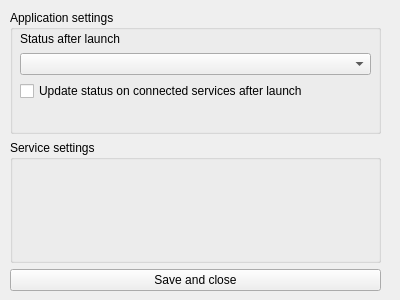
<?xml version="1.0" encoding="UTF-8"?>
<ui version="4.0">
    <class>Form</class>
    <widget class="QWidget" name="Form">
        <property name="geometry">
            <rect>
                <x>0</x>
                <y>0</y>
                <width>400</width>
                <height>300</height>
            </rect>
        </property>
        <property name="windowTitle">
            <string>Form</string>
        </property>
        <widget class="QWidget" name="verticalLayoutWidget">
            <property name="geometry">
                <rect>
                    <x>10</x>
                    <y>10</y>
                    <width>371</width>
                    <height>281</height>
                </rect>
            </property>
            <layout class="QVBoxLayout" name="verticalLayout">
                <item>
                    <widget class="QGroupBox" name="groupBox">
                        <property name="sizePolicy">
                            <sizepolicy hsizetype="Preferred" vsizetype="Minimum">
                                <horstretch>0</horstretch>
                                <verstretch>0</verstretch>
                            </sizepolicy>
                        </property>
                        <property name="title">
                            <string>Application settings</string>
                        </property>
                        <widget class="QWidget" name="verticalLayoutWidget_2">
                            <property name="geometry">
                                <rect>
                                    <x>10</x>
                                    <y>20</y>
                                    <width>351</width>
                                    <height>71</height>
                                </rect>
                            </property>
                            <layout class="QVBoxLayout" name="verticalLayout_2">
                                <item>
                                    <widget class="QLabel" name="label">
                                        <property name="text">
                                            <string>Status after launch</string>
                                        </property>
                                        <property name="buddy">
                                            <cstring>comboBoxStatus</cstring>
                                        </property>
                                    </widget>
                                </item>
                                <item>
                                    <widget class="QComboBox" name="comboBoxStatus"/>
                                </item>
                                <item>
                                    <widget class="QCheckBox" name="checkBoxUpdateStatusAfterLaunch">
                                        <property name="text">
                                            <string>Update status on connected services after launch</string>
                                        </property>
                                    </widget>
                                </item>
                            </layout>
                        </widget>
                    </widget>
                </item>
                <item>
                    <widget class="QGroupBox" name="groupBox_2">
                        <property name="sizePolicy">
                            <sizepolicy hsizetype="Preferred" vsizetype="Preferred">
                                <horstretch>0</horstretch>
                                <verstretch>0</verstretch>
                            </sizepolicy>
                        </property>
                        <property name="title">
                            <string>Service settings</string>
                        </property>
                        <widget class="QWidget" name="gridLayoutWidget">
                            <property name="geometry">
                                <rect>
                                    <x>10</x>
                                    <y>20</y>
                                    <width>351</width>
                                    <height>101</height>
                                </rect>
                            </property>
                            <layout class="QHBoxLayout" name="horizontalLayoutPlatforms">
                                <property name="leftMargin">
                                    <number>1</number>
                                </property>
                            </layout>
                        </widget>
                    </widget>
                </item>
                <item>
                    <widget class="QPushButton" name="pushButtonSave">
                        <property name="text">
                            <string>Save and close</string>
                        </property>
                        <property name="checkable">
                            <bool>false</bool>
                        </property>
                        <property name="default">
                            <bool>false</bool>
                        </property>
                        <property name="flat">
                            <bool>false</bool>
                        </property>
                    </widget>
                </item>
            </layout>
        </widget>
    </widget>
    <tabstops>
        <tabstop>comboBoxStatus</tabstop>
        <tabstop>checkBoxUpdateStatusAfterLaunch</tabstop>
        <tabstop>pushButtonSave</tabstop>
    </tabstops>
    <resources/>
    <connections/>
</ui>
